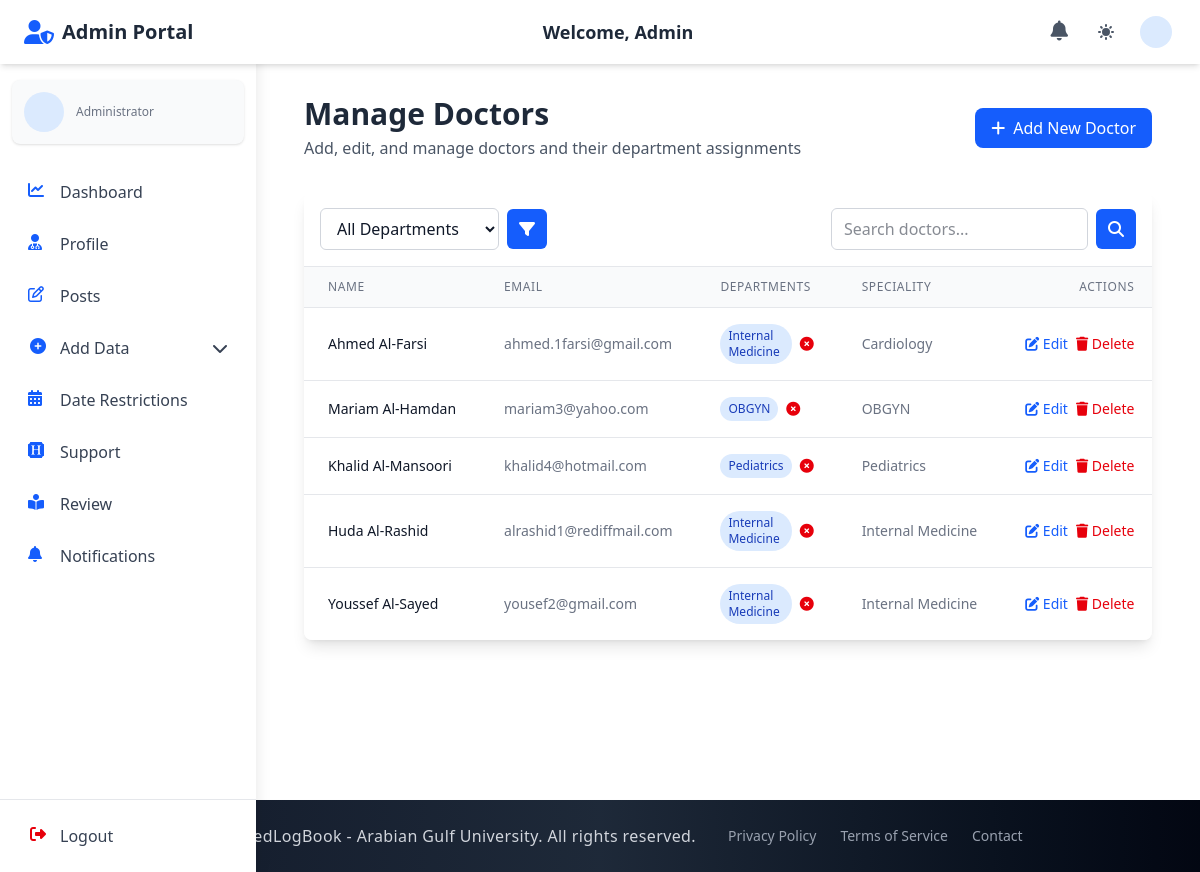
/admin_section/add_doctor/, run on the app's committed database.
### accounts/models.py (models this page shows, shortened)
class Doctor(models.Model):
    user = models.OneToOneField(
        CustomUser, on_delete=models.CASCADE, related_name="doctor_profile"
    )
    departments = models.ManyToManyField(
        "admin_section.Department", related_name="doctors", blank=True
    )
    def __str__(self):
        return self.user.username

class CustomUser(AbstractUser):
    email = models.EmailField(unique=True)
    first_name = models.CharField(max_length=150, blank=True)
    last_name = models.CharField(max_length=150, blank=True)
    profile_photo = models.ImageField(
        upload_to="profiles/", blank=True, null=True, default="profiles/default.jpg"
    )
    city = models.CharField(max_length=100, blank=True)
    country = models.CharField(max_length=100, blank=True)
    phone_no = models.CharField(max_length=20, blank=True)
    bio = models.TextField(blank=True)
    speciality = models.CharField(max_length=100, blank=True)
    ROLE_CHOICES = (
        ("student", "Student"),
        ("doctor", "Doctor"),
        ("staff", "Staff"),
        ("admin", "Admin"),
    )
    role = models.CharField(max_length=10, choices=ROLE_CHOICES, default="student")
    groups = models.ManyToManyField(
        "auth.Group", related_name="customuser_groups", blank=True
    )
    user_permissions = models.ManyToManyField(
        "auth.Permission", related_name="customuser_permissions", blank=True
    )
    USERNAME_FIELD = "email"
    REQUIRED_FIELDS = ["username"]

### admin_section/models.py (models this page shows)
class Department(models.Model):
    name = models.CharField(max_length=50)
    log_year = models.ForeignKey(LogYear, on_delete=models.CASCADE, related_name="department_log_year")
    log_year_section = models.ForeignKey(
        LogYearSection,
        on_delete=models.SET_NULL,
        null=True,
        blank=True,
        related_name="department_log_year_section",
        db_index=True,
    )
    def __str__(self):
        return f"{self.name}"

### admin_section/views_file/add_doctor.py (the view, shortened to what this page needs)
# urls.py: path("add_doctor/", add_doctor, name="add_doctor"),
def add_doctor(request):
    user_form = DoctorUserForm()
    doctor_form = DoctorForm()
    bulk_form = BulkDoctorUploadForm()
    assign_form = AssignDoctorToDepartmentForm()
    bulk_results = None
    search_query = request.GET.get('q', '').strip()
    department_filter = request.GET.get('department')
    doctors = Doctor.objects.select_related('user').prefetch_related('departments').all()
    if department_filter:
        doctors = doctors.filter(departments__id=department_filter)
    doctors = doctors.order_by('user__last_name', 'user__first_name')
    paginator = Paginator(doctors, 10)  # Show 10 doctors per page
    page_number = request.GET.get('page')
    page_obj = paginator.get_page(page_number)
    departments = Department.objects.all().order_by('name')
    sample_csv_data = {
        'username': 'john.smith',
        'email': 'john.smith@example.com',
        'password': 'securepassword123',
        'first_name': 'John',
        'last_name': 'Smith',
        'phone_no': '1234567890',
        'city': 'New York',
        'country': 'USA',
        'speciality': 'Cardiology',
        'bio': 'Experienced cardiologist with 10 years of practice.'
    }
    context = {
        'user_form': user_form,
        'doctor_form': doctor_form,
        'bulk_form': bulk_form,
        'assign_form': assign_form,
        'doctors': page_obj,
        'departments': departments,
        'selected_department': department_filter,
        'search_query': search_query,
        'bulk_results': bulk_results,
        'sample_csv_data': sample_csv_data
    }
    return render(request, "admin_section/add_doctor.html", context)

### admin_section/forms.py
class DoctorForm(forms.ModelForm):
    class Meta:
        model = Doctor
        fields = ['departments']
        widgets = {
            'departments': forms.SelectMultiple(attrs={
                'class': 'w-full px-4 py-2 rounded-lg border border-gray-300 focus:outline-none focus:ring-2 focus:ring-blue-500 dark:bg-gray-700 dark:border-gray-600 dark:text-white',
                'size': 5
            })
        }

### admin_section/context_processors.py (called while the page is built)
def admin_notification_count(request):
    if request.user.is_authenticated and request.user.role == 'admin':
        try:
            admin_unread_notifications_count = AdminNotification.objects.filter(recipient=request.user, is_read=False).count()
            return {'admin_unread_notifications_count': admin_unread_notifications_count}
        except:
            pass
    return {'admin_unread_notifications_count': 0}

### doctor_section/context_processors.py (called while the page is built, shortened)
def notification_count(request):
    return {'unread_notifications_count': 0}

### elogbookagu/context_processors.py (called while the page is built, shortened)
def user_data(request):
    context = {}
    return context

### staff_section/context_processors.py (called while the page is built, shortened)
def staff_notification_count(request):
    return {'staff_unread_notifications_count': 0}

### student_section/context_processors.py (called while the page is built, shortened)
def student_notification_count(request):
    return {'student_unread_notifications_count': 0}

### admin_section/templates/admin_section/add_doctor.html (shortened to what this page needs)
{% extends 'base.html' %}
{% block navbar %}
{% include 'components/admin_auth_navbar.html' %}
{% endblock %}
{% block content %}
  <div class="container mx-auto px-4 py-8">
    <div class="flex flex-col md:flex-row md:items-center md:justify-between mb-8">
      <div>
        <h2 class="text-3xl font-bold text-gray-800 dark:text-white">Manage Doctors</h2>
        <p class="text-gray-600 dark:text-gray-300 mt-1">Add, edit, and manage doctors and their department assignments</p>
      </div>
      <div class="mt-4 md:mt-0">
        <button id="toggle-forms-btn" class="px-4 py-2 bg-blue-600 text-white rounded-lg hover:bg-blue-700 transition-colors duration-200 flex items-center">
          <i class="fas fa-plus mr-2"></i> Add New Doctor
        </button>
      </div>
    </div>
    <div class="bg-white dark:bg-gray-800 rounded-lg shadow-lg overflow-hidden">
      <div class="p-4 border-b border-gray-200 dark:border-gray-700">
        <div class="flex flex-col md:flex-row md:items-center md:justify-between space-y-3 md:space-y-0">
          <div class="flex flex-col md:flex-row md:items-center space-y-3 md:space-y-0 md:space-x-4">
            <div>
              <form method="get" action="{% url 'admin_section:add_doctor' %}" class="flex items-center space-x-2">
                <select name="department" class="px-3 py-2 border border-gray-300 rounded-md dark:bg-gray-700 dark:border-gray-600 dark:text-white">
                  <option value="">All Departments</option>
                </select>
                <button type="submit" class="px-3 py-2 bg-blue-600 text-white rounded-md hover:bg-blue-700 transition-colors duration-200">
                  <i class="fas fa-filter"></i>
                </button>
              </form>
            </div>
          </div>
          <div>
            <form method="get" action="{% url 'admin_section:add_doctor' %}" class="flex items-center space-x-2">
              <input type="text" name="q" value="{{ search_query }}" placeholder="Search doctors..." class="px-3 py-2 border border-gray-300 rounded-md dark:bg-gray-700 dark:border-gray-600 dark:text-white">
              <button type="submit" class="px-3 py-2 bg-blue-600 text-white rounded-md hover:bg-blue-700 transition-colors duration-200">
                <i class="fas fa-search"></i>
              </button>
            </form>
          </div>
        </div>
      </div>
      <div class="overflow-x-auto">
        <table class="min-w-full divide-y divide-gray-200 dark:divide-gray-700">
          <thead class="bg-gray-50 dark:bg-gray-700">
            <tr>
              <th scope="col" class="px-6 py-3 text-left text-xs font-medium text-gray-500 dark:text-gray-300 uppercase tracking-wider">Name</th>
              <th scope="col" class="px-6 py-3 text-left text-xs font-medium text-gray-500 dark:text-gray-300 uppercase tracking-wider">Email</th>
              <th scope="col" class="px-6 py-3 text-left text-xs font-medium text-gray-500 dark:text-gray-300 uppercase tracking-wider">Departments</th>
              <th scope="col" class="px-6 py-3 text-left text-xs font-medium text-gray-500 dark:text-gray-300 uppercase tracking-wider">Speciality</th>
              <th scope="col" class="px-6 py-3 text-right text-xs font-medium text-gray-500 dark:text-gray-300 uppercase tracking-wider">Actions</th>
            </tr>
          </thead>
          <tbody class="bg-white dark:bg-gray-800 divide-y divide-gray-200 dark:divide-gray-700">
            {% for doctor in doctors %}
              <tr class="hover:bg-gray-50 dark:hover:bg-gray-700 transition-colors duration-150">
                <td class="px-6 py-4 whitespace-nowrap text-sm font-medium text-gray-900 dark:text-white">{{ doctor.user.first_name }} {{ doctor.user.last_name }}</td>
                <td class="px-6 py-4 whitespace-nowrap text-sm text-gray-500 dark:text-gray-300">{{ doctor.user.email }}</td>
                <td class="px-6 py-4 text-sm text-gray-500 dark:text-gray-300">
                  {% for department in doctor.departments.all %}
                    <div class="flex items-center mb-1 last:mb-0">
                      <span class="bg-blue-100 text-blue-800 dark:bg-blue-900 dark:text-blue-200 text-xs px-2 py-1 rounded-full mr-2">{{ department.name }}</span>
                      <a href="{% url 'admin_section:remove_from_department' doctor.id department.id %}" class="text-red-600 hover:text-red-900 dark:text-red-400 dark:hover:text-red-300 transition-colors duration-200" title="Remove from department">
                        <i class="fas fa-times-circle"></i>
                      </a>
                    </div>
                  {% empty %}
                    <span class="text-gray-400 dark:text-gray-500 italic">No departments</span>
                  {% endfor %}
                </td>
                <td class="px-6 py-4 whitespace-nowrap text-sm text-gray-500 dark:text-gray-300">{{ doctor.user.speciality|default:"Not specified" }}</td>
                <td class="px-6 py-4 whitespace-nowrap text-right text-sm font-medium">
                  <div class="flex justify-end space-x-2">
                    <a href="{% url 'admin_section:edit_doctor' doctor.id %}" class="text-blue-600 hover:text-blue-900 dark:text-blue-400 dark:hover:text-blue-300 transition-colors duration-200">
                      <i class="fas fa-edit"></i> Edit
                    </a>
                    <a href="{% url 'admin_section:delete_doctor' doctor.id %}" class="text-red-600 hover:text-red-900 dark:text-red-400 dark:hover:text-red-300 transition-colors duration-200">
                      <i class="fas fa-trash"></i> Delete
                    </a>
                  </div>
                </td>
              </tr>
            {% endfor %}
          </tbody>
        </table>
      </div>
    </div>
  </div>
{% endblock %}

### data on the page
Doctor: user.first_name "Ahmed", user.last_name "Al-Farsi", user.email "ahmed.1farsi@gmail.com", user.speciality "Cardiology"
Department: name "Internal Medicine"
Doctor: user.first_name "Mariam", user.last_name "Al-Hamdan", user.email "mariam3@yahoo.com", user.speciality "OBGYN"
Department: name "OBGYN"
Doctor: user.first_name "Khalid", user.last_name "Al-Mansoori", user.email "khalid4@hotmail.com", user.speciality "Pediatrics"
Department: name "Pediatrics"
Doctor: user.first_name "Huda", user.last_name "Al-Rashid", user.email "alrashid1@rediffmail.com", user.speciality "Internal Medicine"
Doctor: user.first_name "Youssef", user.last_name "Al-Sayed", user.email "yousef2@gmail.com", user.speciality "Internal Medicine"
